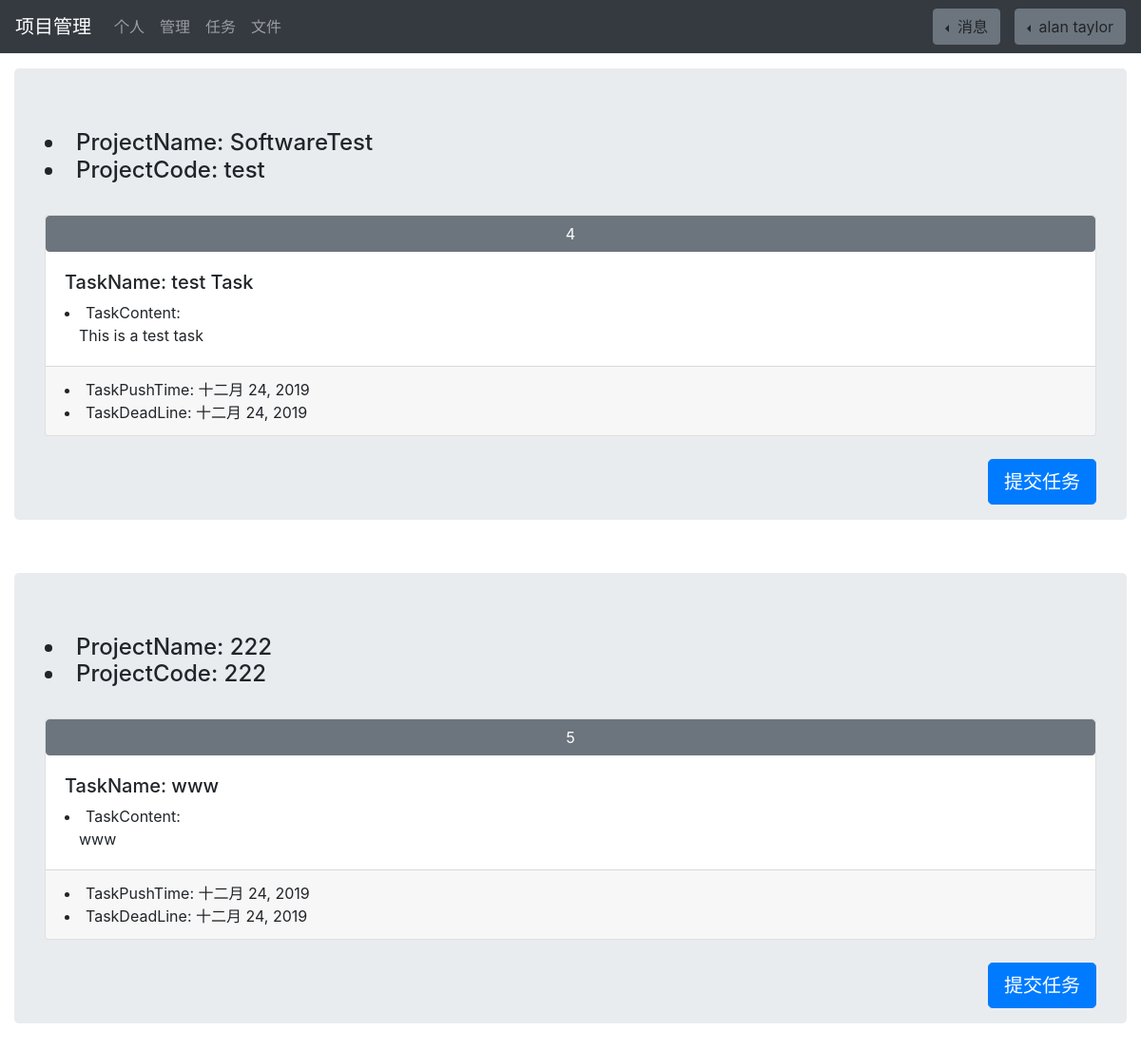
Page /task/ (signed in) on the committed database.
### SEsite/models.py (models this page shows)
class User(models.Model):
    id=models.AutoField('id',primary_key=True)                  # 编号
    email=models.EmailField('email')                            # 邮箱
    password=models.CharField('password',max_length=16)         # 密码
    name=models.CharField('name',max_length=12)                 # 姓名
    profile=models.TextField('profile',default='')              # 简介
    work=models.CharField('work',max_length=12)                 # 工作
    phone=models.CharField('phone',max_length=11)               # 手机
    createTime=models.DateField('creaetTime',auto_now_add=True)   # 创建时间
    isVerificated=models.BooleanField('isVerificated',default=False)          # 是否验证
    isFreezed=models.BooleanField('isFreezed',default=False)                  # 是否冻结
    projectInCharge=models.ManyToManyField('Project',through='shipUserProject',
                                           through_fields=('user','project'))   # 负责的项目
    taskInCharge=models.ManyToManyField('Task',through='shipUserTask',
                                        through_fields=('user','task'))         # 负责的任务

class Task(models.Model):
    id=models.AutoField('id',primary_key=True)                  # 编号
    name=models.CharField('name',max_length=12)                 # 任务名字
    nameProject=models.CharField('name',max_length=12,default='')                 # 项目名字
    code=models.CharField('code',max_length=12,default='')                 # 代码，仅允许字母开头，且仅允许含有字母和数字，唯一
    content=models.TextField('content')                         # 内容
    editTime=models.DateField('editTime',auto_now_add=True)     # 编辑时间
    pushTime=models.DateField('pushTime',auto_now_add=True)                       # 推送时间
    deadLine=models.DateField('deadLine',auto_now_add=True)                       # 截止时间
    isPushed=models.BooleanField('isPushed',default=False)
    member=models.ManyToManyField('User',through='shipUserTask',
                                  through_fields=('task','user'))   # 隶属该任务的成员

### SEsite/views.py (the view, shortened to what this page needs)
# urls.py: url(r'task/', views.Tasks),
def Tasks(request):
    user = User.objects.get(id=request.session['id'])
    msgAll = Message.objects.filter(userId=user.id, isSend=True).order_by('-id')
    msg=msgAll
    if len(msgAll) > 3:
        msg = msgAll[0:3]
    taskAll = user.taskInCharge.filter(isPushed=True)
    if len(taskAll) > 3:
        task = taskAll[0:3]
    lenTask=0
    if len(taskAll)==0:
        lenTask=1
    if request.method=='GET':
        return render(request,'task/task.html',locals())

### templates/task/task.html (shortened to what this page needs)
<!DOCTYPE html>
<html lang="en">
    {% include "head.html" %}
    <body>
        {% include "header.html" %}
        <div class="container-fluid">
            {% for one in taskAll %}
            <div class="jumbotron">
                <form method="POST" enctype="multipart/form-data">
                    <div>
                        <h4><li>ProjectName: {{one.nameProject}}  </li>
                            <li>ProjectCode: {{one.code}}</li>
                        </h4>
                            <br>
                        <div class="card">
                            <input class="btn btn-secondary" value={{one.id}}>
                            <div class="card-body">
                                <h5>TaskName: {{one.name}}</h5>
                                <li>TaskContent:</li>
                                <div class="container-fluid">
                                    <a>{{one.content}}</a>
                                </div>
                            </div>
                            <div class="card-footer">
                                <li>TaskPushTime: {{one.pushTime}}</li>
                                <li>TaskDeadLine: {{one.deadLine}}</li>
                            </div>
                        </div>
                    </div>
                    <br>
                    <button type="button" class="btn btn-primary btn-lg"  style="float: right;" data-toggle="modal" data-target="#myModal">
                        提交任务
                        </button>
                </form>
            </div>
            <br>
            {% endfor %}
        </div>
    </body>
</html>

### templates/header.html (shortened to what this page needs)
<header>
    <nav class="navbar navbar-expand-md navbar-dark fixed-top bg-dark">
        <a class="navbar-brand" href="/index">项目管理</a>
        <div class="collapse navbar-collapse" id="navbarsExampleDefault">
            <ul class="navbar-nav mr-auto">
            <li class="nav-item">
                <a class="nav-link" href="/info">个人</a>
            </li>
            <li class="nav-item">
                <a class="nav-link" href="/manage">管理
                </a>
            </li>
            <li class="nav-item">
                <a class="nav-link" href="/task">任务</a>
            </li>
            <li class="nav-item">
                <a class="nav-link" href="/file">文件</a>
            </li>
            </ul>
            <div class="dropdown dropleft">
                <a class="btn btn-secondary dropdown-toggle my-2 my-sm-0" role="button" id="dropdownMenuLink" data-toggle="dropdown" aria-haspopup="true" aria-expanded="false" style="margin-right:15px;">
                消息
                </a>
            </div>
            <div class="dropdown dropleft">
                <a class="btn btn-secondary dropdown-toggle my-2 my-sm-0" role="button" id="dropdownMenuLink" data-toggle="dropdown" aria-haspopup="true" aria-expanded="false">
                {{user.name}}
                </a>
            </div>
        </div>
    </nav>
</header>
<br><br><br>

### rows in the picture
User: name "alan taylor"
Task: nameProject "SoftwareTest", code "test", id "4", name "test Task", content "This is a test task", pushTime "十二月 24, 2019", deadLine "十二月 24, 2019"
Task: nameProject "222", code "222", id "5", name "www", content "www", pushTime "十二月 24, 2019", deadLine "十二月 24, 2019"
